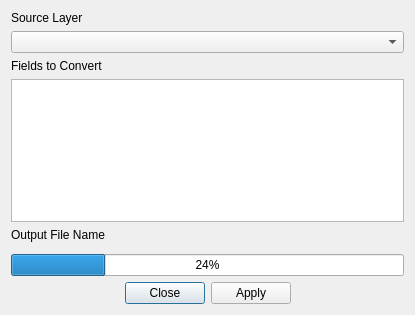
<?xml version="1.0" encoding="UTF-8"?>
<ui version="4.0">
 <class>mmqgis_text_to_float_form</class>
 <widget class="QDialog" name="mmqgis_text_to_float_form">
  <property name="windowModality">
   <enum>Qt::ApplicationModal</enum>
  </property>
  <property name="enabled">
   <bool>true</bool>
  </property>
  <property name="geometry">
   <rect>
    <x>0</x>
    <y>0</y>
    <width>415</width>
    <height>315</height>
   </rect>
  </property>
  <property name="mouseTracking">
   <bool>false</bool>
  </property>
  <property name="windowTitle">
   <string>Text to Float</string>
  </property>
  <layout class="QVBoxLayout" name="verticalLayout">
   <item>
    <widget class="QLabel" name="label_4">
     <property name="text">
      <string>Source Layer</string>
     </property>
    </widget>
   </item>
   <item>
    <widget class="QComboBox" name="input_layer_name"/>
   </item>
   <item>
    <widget class="QLabel" name="label_5">
     <property name="text">
      <string>Fields to Convert</string>
     </property>
    </widget>
   </item>
   <item>
    <widget class="QListWidget" name="field_names">
     <property name="selectionMode">
      <enum>QAbstractItemView::ExtendedSelection</enum>
     </property>
    </widget>
   </item>
   <item>
    <widget class="QLabel" name="label">
     <property name="text">
      <string>Output File Name</string>
     </property>
    </widget>
   </item>
   <item>
    <widget class="QgsFileWidget" name="output_file_name"/>
   </item>
   <item>
    <widget class="QProgressBar" name="status">
     <property name="value">
      <number>24</number>
     </property>
    </widget>
   </item>
   <item>
    <widget class="QDialogButtonBox" name="buttonBox">
     <property name="orientation">
      <enum>Qt::Horizontal</enum>
     </property>
     <property name="standardButtons">
      <set>QDialogButtonBox::Apply|QDialogButtonBox::Close</set>
     </property>
     <property name="centerButtons">
      <bool>true</bool>
     </property>
    </widget>
   </item>
  </layout>
 </widget>
 <customwidgets>
  <customwidget>
   <class>QgsFileWidget</class>
   <extends>QWidget</extends>
   <header>qgsfilewidget.h</header>
  </customwidget>
 </customwidgets>
 <tabstops>
  <tabstop>input_layer_name</tabstop>
  <tabstop>field_names</tabstop>
  <tabstop>buttonBox</tabstop>
 </tabstops>
 <resources/>
 <connections>
  <connection>
   <sender>buttonBox</sender>
   <signal>accepted()</signal>
   <receiver>mmqgis_text_to_float_form</receiver>
   <slot>accept()</slot>
   <hints>
    <hint type="sourcelabel">
     <x>248</x>
     <y>254</y>
    </hint>
    <hint type="destinationlabel">
     <x>157</x>
     <y>274</y>
    </hint>
   </hints>
  </connection>
  <connection>
   <sender>buttonBox</sender>
   <signal>rejected()</signal>
   <receiver>mmqgis_text_to_float_form</receiver>
   <slot>reject()</slot>
   <hints>
    <hint type="sourcelabel">
     <x>316</x>
     <y>260</y>
    </hint>
    <hint type="destinationlabel">
     <x>286</x>
     <y>274</y>
    </hint>
   </hints>
  </connection>
 </connections>
</ui>
